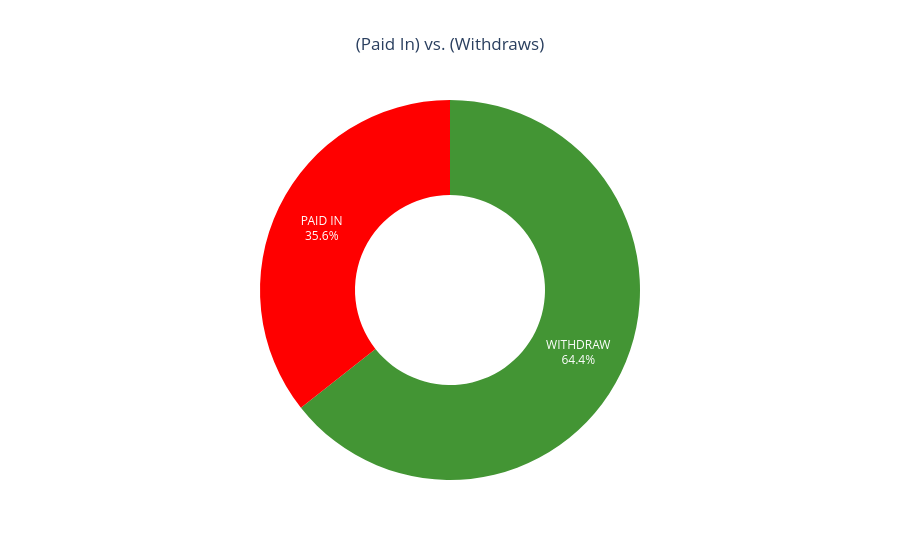

Notebook code cell kept with this figure:
### Code cell
# Are there more cash-ins (Paid In) or cash-outs (Withdrawals)?
paid_in = combined_data['paid_in_or_Withdraw'].value_counts()
plt.figure(figsize=(18, 7))
fig = go.Figure(go.Pie(labels=paid_in.index, values=paid_in.values, hole=.5, 
                      marker_colors = ['#439534', 'red'],
                      textinfo='percent+label',
                      hoverinfo='value'))
fig.update_layout(
    title_text='(Paid In) vs. (Withdraws)',
    title_x=0.5,  # Center title
    showlegend=False,  
    height=500,
)
fig.show()

### Figure 1 — Plotly figure (JSON) as saved in the notebook; plotly's stock layout.template omitted (floating-point values rounded to 4 significant figures)
{"data": [{"hole": 0.5, "hoverinfo": "value", "labels": ["WITHDRAW", "PAID IN"], "marker": {"colors": ["#439534", "red"]}, "textinfo": "percent+label", "type": "pie", "values": [957, 530]}], "layout": {"autosize": true, "showlegend": false, "title": {"text": "(Paid In) vs. (Withdraws)", "x": 0.5}}}
